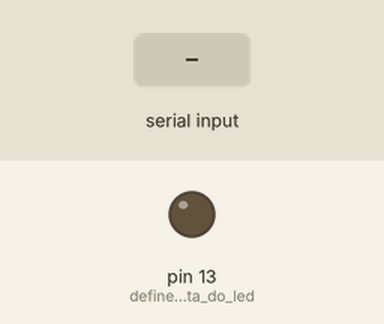
Recording of a sketch running on a simulated Arduino Uno, built with avr-gcc and run on an emulated ATmega328P. On the bench: output pins drawn as LEDs (lit = HIGH). The test bench sets the inputs (shaded band).

Above: at 1.2 s.
1.3 s: "1" received over Serial
At 1.6 s:
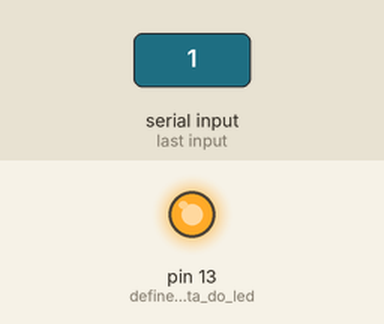
2.8 s: "0" received over Serial
At 3.9 s:
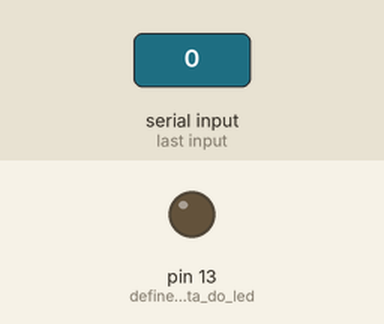
Timing chart, 0 to 5.8 s (numbered marks = the images above; inputs shaded):
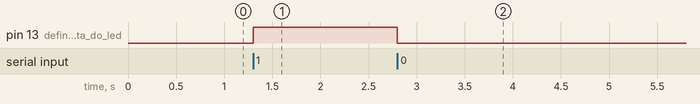

Measured:
- after the input at 1.3 s, pin 13 (define_a_prota_do_led): LOW → HIGH at once
- after the input at 2.8 s, pin 13 (define_a_prota_do_led): HIGH → LOW at once

The sketch:

controle-led.ino
```cpp
void setup() {
  pinMode(13, OUTPUT); //define a prota do led
  Serial.begin(9600);
}


char c;
void loop() {
  if (Serial.available() > 0){
    c = Serial.read(); //le o valor derial

    if (c == '1'){ // checa o valor serial
      digitalWrite (13,HIGH); //led liga
    }

    if (c == '0'){
      digitalWrite(13,LOW); // led desliga
    }
  }
}
```
